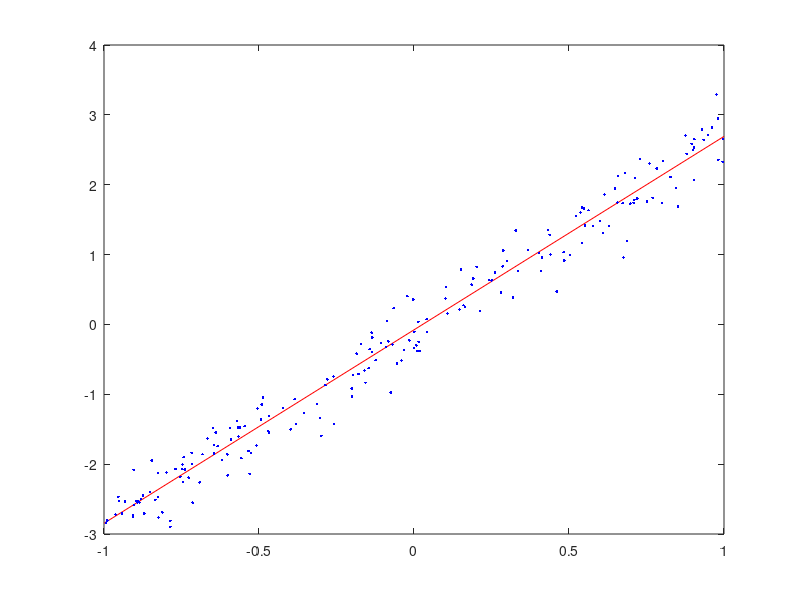

This chart was generated by the following MATLAB code: (Note: this script raises an error after producing the figure.)
real_p = randn(1);
real_q = randn(1);
% generate random line parameters

x = rand(200,1) * 2 - 1; % random, in range [-1, 1]
y = real_p + x * real_q;
% generate some random samples

y = y + randn(200,1) * .25;
% add some noise to the data

hold off; % we want a new plot
plot([-1, 1], [real_p - real_q, real_p + real_q], '-r');
% plot the original line (in red)

hold on; % we want to plot to the same plot
plot(x, y, '.b');
% plot data with noise (as blue dots)

syms J e px py p q real
e = (py - (p + q * px))^2;
% write squared error in terms of input parameters

J = jacobian(e, [p q]);
% calculate jacobian of error with respect to parameters

numJ = zeros(size(J));
for i=1:size(x)
    xi = x(i);
    yi = y(i);
    numJ = numJ + subs(J, {px, py}, {xi, yi});
end
% calculate sum of jacobians for each point

solution = solve(numJ == [0 0]);
% sum of all jacobians must equal zero

est_p = eval(solution.p);
est_q = eval(solution.q);
plot([-1, 1], [est_p - est_q, est_p + est_q], '-g');

return

constPart = subs(J, {p, q}, {0, 0})
pPart = simple(subs(J, {p, q}, {1, 0}) - constPart)
qPart = simple(subs(J, {p, q}, {0, 1}) - constPart)
% decompose jacobian to three parts, one for constant and one per each param

rhs = [0 0];
pcol = [0 0];
qcol = [0 0];
for i=1:size(x)
    xi = x(i);
    yi = y(i);
    rhs = rhs + subs(constPart, {px, py}, {xi, yi});
    pcol = pcol + subs(pPart, {px, py}, {xi, yi});
    qcol = qcol + subs(qPart, {px, py}, {xi, yi});
end
% substitute and sum up

eval(-[pcol' qcol'] \ rhs')
[real_p real_q]'

